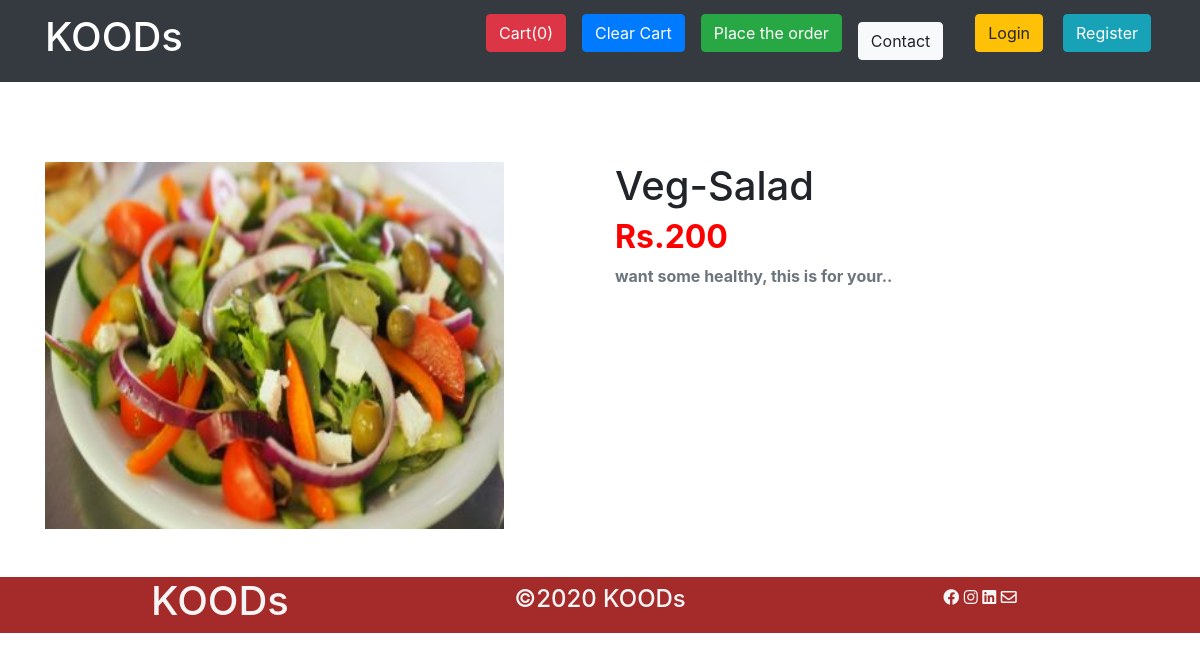
The page /products/9 on the database its author committed.
### shop/models.py (models this page shows, shortened)
class Product(models.Model):
    product_id = models.AutoField(primary_key=True)
    product_name = models.CharField(max_length=100,default='food-item')
    product_desc = models.CharField(max_length=500,default='food-item-description')
    product_price = models.CharField(max_length=10,default='0')
    product_image = models.ImageField(upload_to='shop/images',default = '')
    date = models.DateField(default=timezone.now())

### shop/views.py (the view)
# urls.py: path('products/<int:myid>',views.products, name='products'),
def products(request, myid):
    product = Product.objects.filter(product_id = myid)
    return render(request,'shop/products.html',{'product':product[0]})

### shop/templates/shop/products.html (shortened to what this page needs)
{% extends 'shop/base.html' %}
{% block body %}
<div class="container " style="margin-top: 5rem;">
        <div class="row ">
                <div class="col-md-6 col-sm-12 ">
                        <img style="width: 85%; " src=/media/{{product.product_image}} alt="">
                </div>
                <div class="col-md-6 col-sm-12">
                        <h1 class="text-capitalize">{{product.product_name}}</h1>
                        <h2 style="color: red;"><b>Rs.{{product.product_price}}</b></h2>
                        <p class="text-secondary"><b>{{product.product_desc}}</b></p>
                </div>
        </div>
</div>
{% endblock  %}

### rows shown on the page
Product: product_image (picture), product_name "Veg-Salad", product_price "200", product_desc "want some healthy, this is for your.."
